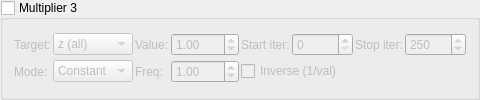
   <widget class="MyGroupBox" name="groupCheck_transf_function_enabledBz_false">
    <property name="title"><string>Multiplier 3</string></property>
    <property name="checkable"><bool>true</bool></property>
    <property name="checked"><bool>false</bool></property>
    <layout class="QGridLayout" name="gridLayout_mult3">
     <property name="spacing"><number>2</number></property>
     <item row="0" column="0">
      <widget class="QLabel"><property name="text"><string>Target:</string></property></widget>
     </item>
     <item row="0" column="1">
      <widget class="MyComboBox" name="comboBox_transf_multiplier_mode_3">
       <item><property name="text"><string notr="true">z (all)</string></property></item>
       <item><property name="text"><string notr="true">z.x</string></property></item>
       <item><property name="text"><string notr="true">z.y</string></property></item>
       <item><property name="text"><string notr="true">z.z</string></property></item>
       <item><property name="text"><string notr="true">DE</string></property></item>
       <item><property name="text"><string notr="true">color</string></property></item>
        <item><property name="text"><string notr="true">z.w</string></property></item>
        <item><property name="text"><string notr="true">z.xy</string></property></item>
        <item><property name="text"><string notr="true">z.xz</string></property></item>
        <item><property name="text"><string notr="true">z.yz</string></property></item>
      </widget>
     </item>
     <item row="0" column="2">
      <widget class="QLabel"><property name="text"><string>Value:</string></property></widget>
     </item>
     <item row="0" column="3">
      <widget class="MyDoubleSpinBox" name="spinbox_transf_scale_6">
       <property name="minimum"><double>-100.0</double></property><property name="maximum"><double>100.0</double></property>
       <property name="singleStep"><double>0.01</double></property><property name="value"><double>1.0</double></property>
      </widget>
     </item>
     <item row="0" column="4">
      <widget class="QLabel"><property name="text"><string>Start iter:</string></property></widget>
     </item>
     <item row="0" column="5">
      <widget class="MySpinBox" name="spinboxInt_transf_start_iterations_D">
       <property name="minimum"><number>0</number></property><property name="maximum"><number>10000</number></property>
       <property name="value"><number>0</number></property>
      </widget>
     </item>
     <item row="0" column="6">
      <widget class="QLabel"><property name="text"><string>Stop iter:</string></property></widget>
     </item>
     <item row="0" column="7">
      <widget class="MySpinBox" name="spinboxInt_transf_stop_iterations_D">
       <property name="minimum"><number>0</number></property><property name="maximum"><number>10000</number></property>
       <property name="value"><number>250</number></property>
      </widget>
     </item>
      <item row="1" column="0">
       <widget class="QLabel"><property name="text"><string>Mode:</string></property></widget>
      </item>
      <item row="1" column="1">
       <widget class="MyComboBox" name="comboBox_transf_multiplier_value_mode_3">
        <item><property name="text"><string notr="true">Constant</string></property></item>
        <item><property name="text"><string notr="true">Sine</string></property></item>
        <item><property name="text"><string notr="true">Ramp</string></property></item>
       </widget>
      </item>
      <item row="1" column="2">
       <widget class="QLabel"><property name="text"><string>Freq:</string></property></widget>
      </item>
      <item row="1" column="3">
       <widget class="MyDoubleSpinBox" name="spinbox_transf_multiplier_frequency_3">
        <property name="minimum"><double>0.01</double></property><property name="maximum"><double>100.0</double></property>
        <property name="singleStep"><double>0.1</double></property><property name="value"><double>1.0</double></property>
       </widget>
      </item>
      <item row="1" column="4" colspan="2">
       <widget class="MyCheckBox" name="checkBox_transf_multiplier_inverse_3">
        <property name="text"><string>Inverse (1/val)</string></property>
       </widget>
      </item>
    </layout>
   </widget>
